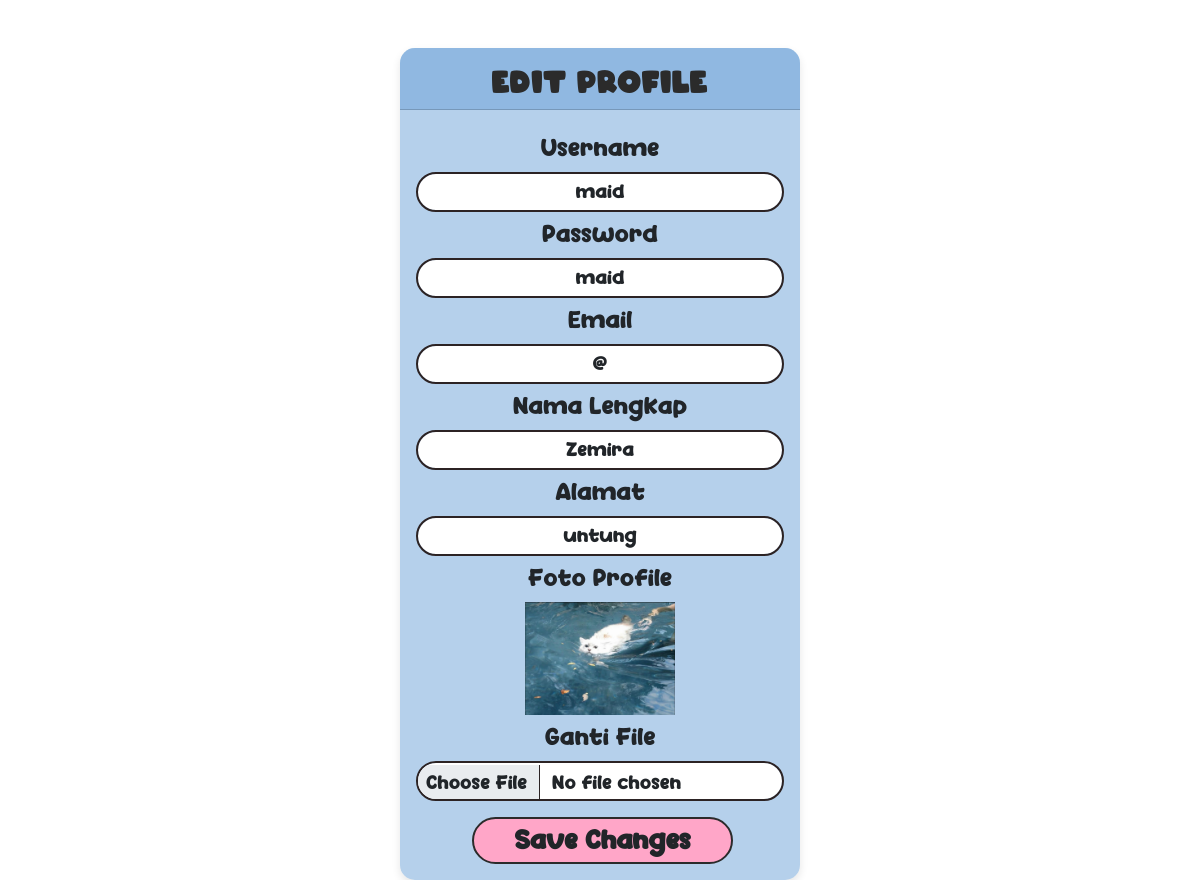
/config/profiles/edit-profile.php (signed in), run on the app's committed database.
### tables this page shows
CREATE TABLE `user` (
  `userid` int(11) NOT NULL,
  `username` varchar(225) NOT NULL,
  `password` varchar(225) NOT NULL,
  `email` varchar(225) NOT NULL,
  `namalengkap` varchar(225) NOT NULL,
  `alamat` text NOT NULL,
  `foto` varchar(225) NOT NULL
);

### config/profiles/edit-profile.php (the view, shortened to what this page needs)
<?php
    include '../connect.php';
    $userid = $_SESSION['userid'];
    $sql=mysqli_query($c,"SELECT * FROM user WHERE userid='$userid'");
            while($d = mysqli_fetch_array($sql)){
?>
<!DOCTYPE html>
<html lang="en">
    <head>
        <link href="https://cdn.jsdelivr.net/npm/simple-datatables@7.1.2/dist/style.min.css" rel="stylesheet" />
        <link href="../../css/styles.css" rel="stylesheet" />
    </head>
    <body class="">
        <div class="container mt-5 justify-content-center" id="layoutSidenav">
            <div class="row">
                <div class="">
                    <div class="card transparent-card">
                        <div class="card-header text-center">
                            Edit profile
                        </div>
                        <div class="card-body text-center">
                            <form action="proses.php" method="POST" enctype="multipart/form-data">
                                <div class="form-group mt-2">
                                    <label class="form-label">Username</label>
                                    <input type="text" name="username" value="<?php echo $d['username'] ?>" class="form-control text-center">
                                </div>
                                <div class="form-group mt-2">
                                    <label class="form-label">Password</label>
                                    <input type="text" name="password" value="<?php echo $d['password']?>" class="form-control text-center">
                                </div>
                                <div class="form-group mt-2">
                                    <label class="form-label">Email</label>
                                    <input type="text" name="email" value="<?php echo $d['email']?>" class="form-control text-center">
                                </div>
                                <div class="form-group mt-2">
                                    <label class="form-label">Nama Lengkap</label>
                                    <input type="text" name="namalengkap" value="<?php echo $d['namalengkap']?>" class="form-control text-center">
                                </div>
                                <div class="form-group mt-2">
                                    <label class="form-label">Alamat</label>
                                    <input type="text" name="alamat" value="<?php echo $d['alamat']?>" class="form-control text-center">
                                </div>
                                <div class="form-group mt-2">
                                    <label class="form-label">Foto Profile</label> <br>
                                    <img src="../../assets/profile/<?php echo $d['foto'] ?>" width="150">
                                </div>
                                <div class="form-group mt-2">
                                    <label class="form-label"> Ganti File</label>
                                    <input type="file" name="foto" class="form-control" value="<?php echo $d['foto'] ?>">
                                </div>
                                <button type="submit" class="btn rounded-pill mt-3" name="edit1">
                                    Save Changes
                                </button>
                            </form>
                        </div>
                    </div>
                </div>
                <?php } ?>
                    </div>
                </div>
    </body>
</html>

### config/profiles/edit-profile.php (style rules this page uses)
body { background-image: url('../../assets/landing/blues.svg'); background-size: cover; background-repeat: no-repeat; background-attachment: fixed; font-family: 'FindCartoon', sans-serif; }
.card-header { background-color: rgba(109, 161, 216, 0.5); font-family: 'ARCO', sans-serif; font-size: 30px; color: #2B2B2B; }
.transparent-card { max-width: 400px; position: relative; background-color: rgba(109, 161, 216, 0.5); border: none; border-radius: 15px; box-shadow: 0 4px 8px rgba(0, 0, 0, 0.1); overflow: hidden; }
.form-control { width: 100%; height: 40px; padding: 8px; font-size: 16px; border: 2px solid #2c2324; border-radius: 20px; box-sizing: border-box; }
.form-label { font-size: 20px; }
.btn { padding: 5px 40px; min-width: 150px; margin-left: 5px; background-color: #ffa6c8; border: 2px solid #2B2B2B; font-size: 22px; font-weight: bold; }

### data on the page
user: username "maid", password "maid", email "@", namalengkap "Zemira", alamat "untung", foto (picture)
